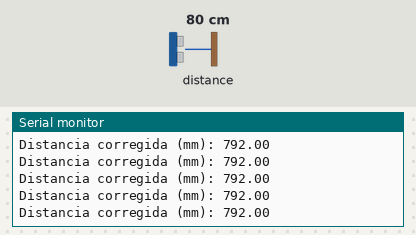
This sketch was run on a simulated Arduino Uno, built with avr-gcc and run on an emulated ATmega328P. On the bench: the last lines printed to the serial monitor. The inputs (shaded band) are chosen by the test bench; at power-on: distance to the obstacle 80 cm.

Above: at 1.2 s.
1.3 s: distance to the obstacle set to 250 cm
At 1.49 s:
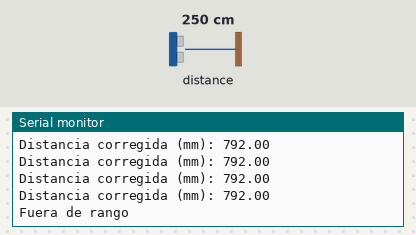
3.4 s: distance to the obstacle set to 2 cm
At 3.49 s:
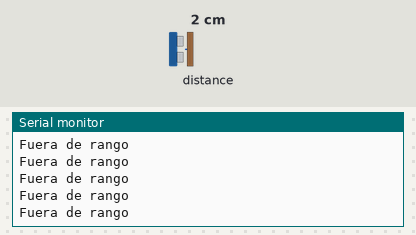

The sketch:

SENSOR_DISTANCIA_VL53L0X.ino
```cpp
#include <Wire.h>
#include <Adafruit_VL53L0X.h>

Adafruit_VL53L0X lox = Adafruit_VL53L0X();

float correctionFactor = 0.99; // Factor de corrección para ajustar la medición

void setup() {
  Serial.begin(9600);
  if (!lox.begin()) {
    Serial.println("No se encontró VL53L0X");
    while(1);
  }
}

void loop() {
  VL53L0X_RangingMeasurementData_t measure;
  lox.rangingTest(&measure, false);

  if (measure.RangeStatus != 4) {
    // Aplicar el factor de corrección a la medición
    float correctedDistance = measure.RangeMilliMeter * correctionFactor;

    Serial.print("Distancia corregida (mm): ");
    Serial.println(correctedDistance);
  } else {
    Serial.println("Fuera de rango");
  }
  delay(100);
}
```

Measured:
- after the input at 1.3 s, the serial monitor: prints a new line after 0.07 s (image 1)
